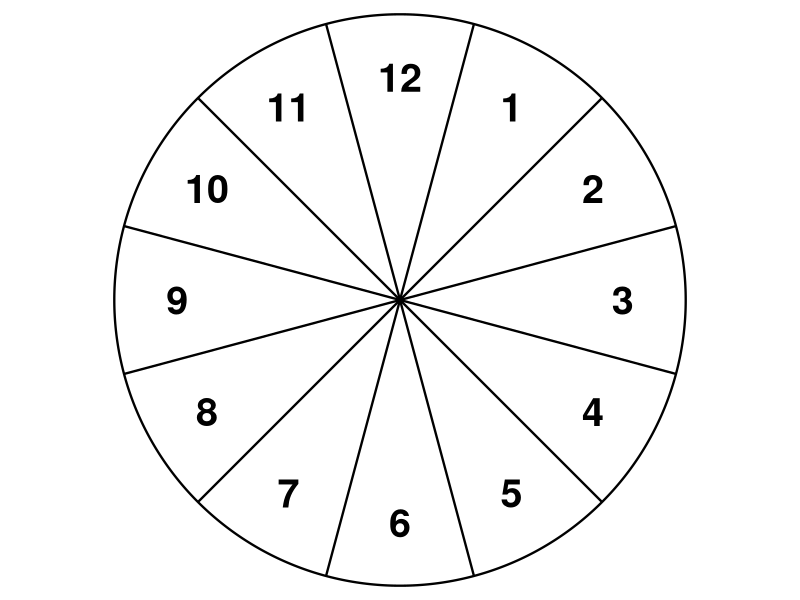
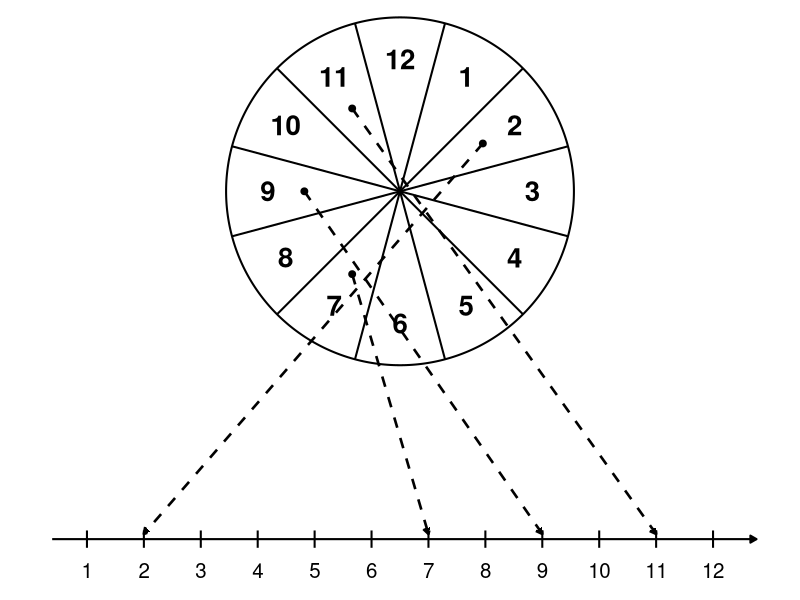
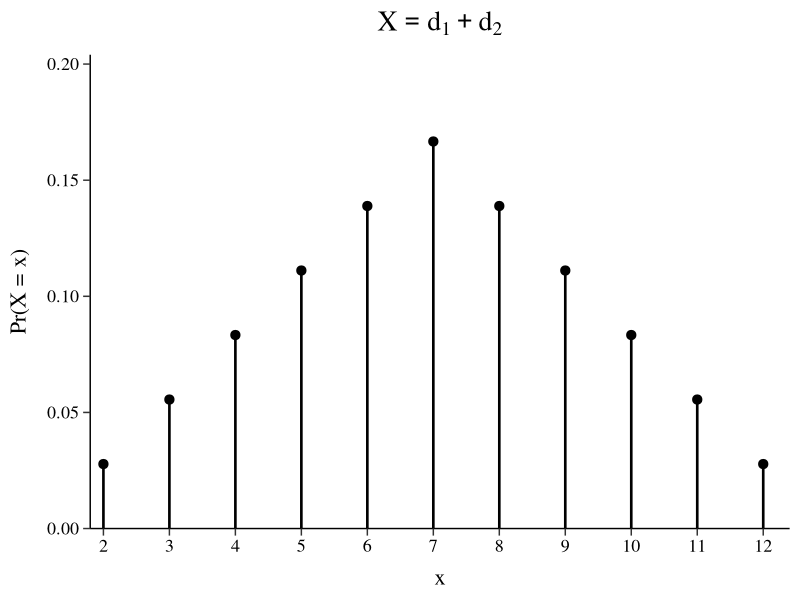
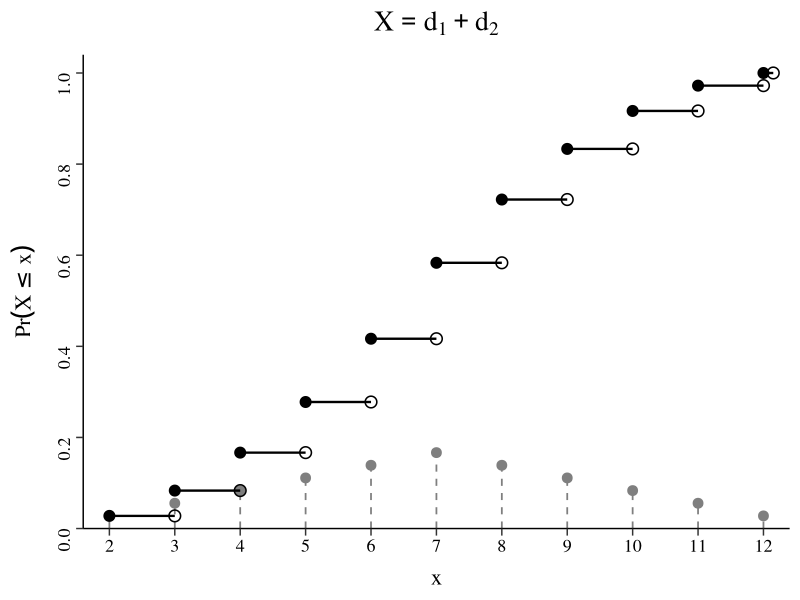
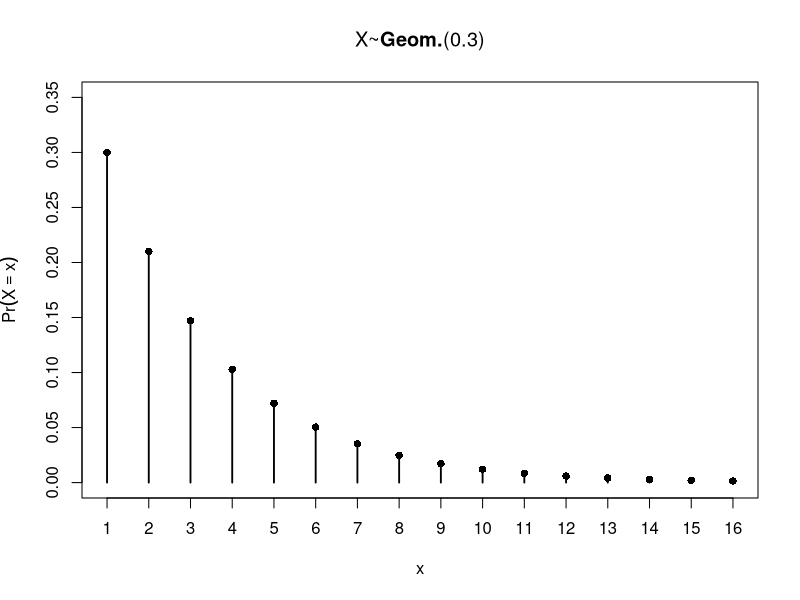
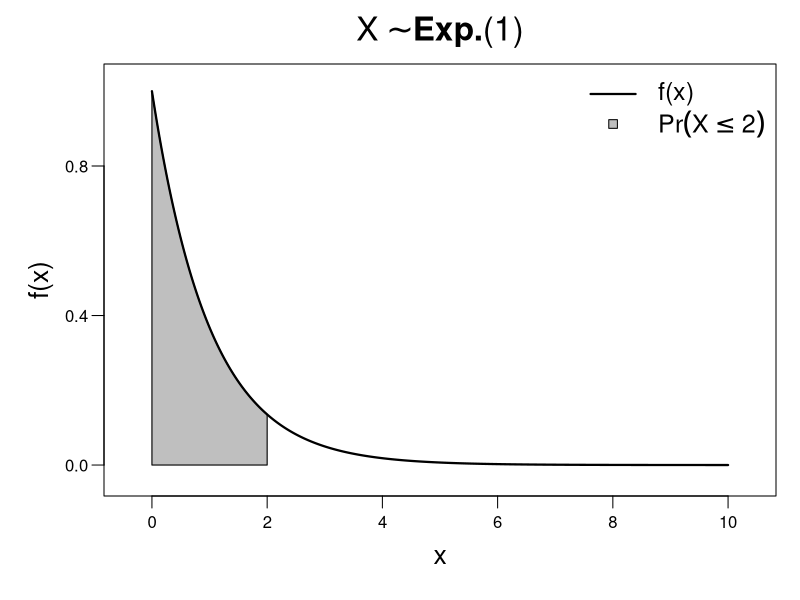
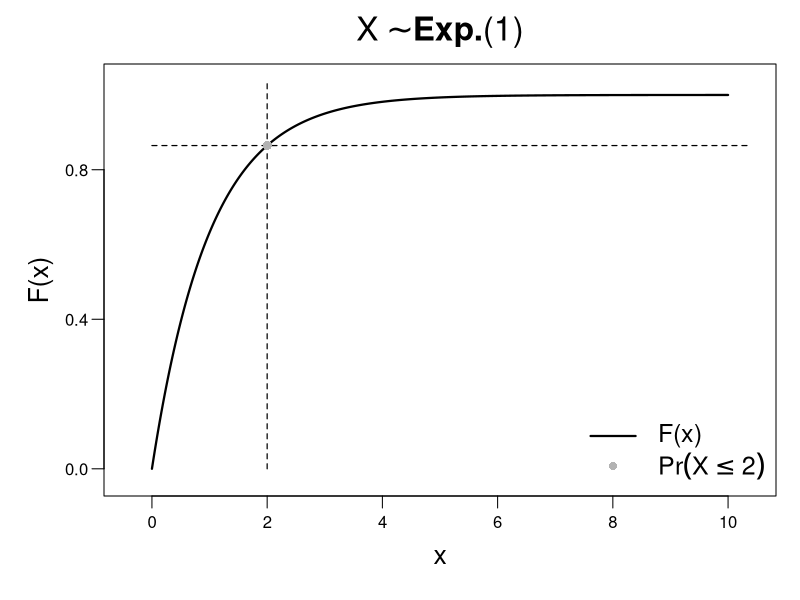
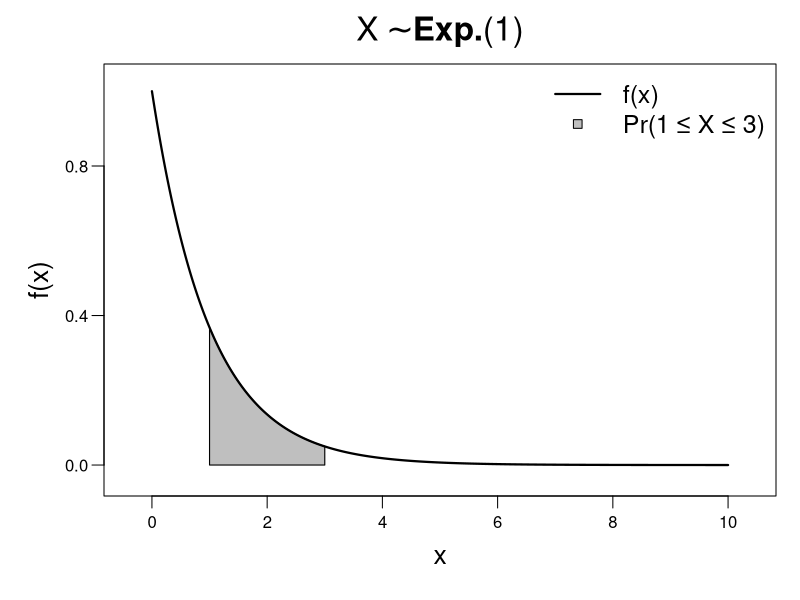

Here is the R script that generated these plots, in order:
## ---- chunk 1
#| echo: false
#| fig-width: 10
#| fig-height: 6.2
#| out-width: 50%
#| fig-align: center
#| warning: false
#| message: false
#| fig-format: svg

library(ggplot2)

n <- 12
raio <- 1
raio_texto <- 0.78
horas <- c(12, 1:11)

# Ângulos centrais de cada fatia (12 no topo, depois sentido horário)
ang_centros <- pi/2 - (0:(n - 1)) * 2*pi/n

# Linhas divisórias entre as fatias
ang_linhas <- pi/2 + pi/n - (0:(n - 1)) * 2*pi/n

# Contorno do círculo
circulo <- data.frame(
  x = raio * cos(seq(0, 2*pi, length.out = 500)),
  y = raio * sin(seq(0, 2*pi, length.out = 500))
)

# Linhas radiais
linhas <- data.frame(
  x = 0,
  y = 0,
  xend = raio * cos(ang_linhas),
  yend = raio * sin(ang_linhas)
)

# Números no meio de cada fatia
rotulos <- data.frame(
  hora = horas,
  x = raio_texto * cos(ang_centros),
  y = raio_texto * sin(ang_centros)
)

ggplot() +
  geom_polygon(
    data = circulo,
    aes(x, y),
    fill = "white",
    color = "black",
    linewidth = 0.8
  ) +
  geom_segment(
    data = linhas,
    aes(x = x, y = y, xend = xend, yend = yend),
    linewidth = 0.8,
    color = "black"
  ) +
  geom_text(
    data = rotulos,
    aes(x = x, y = y, label = hora),
    size = 10,
    family = "sans",
    fontface = "bold"
  ) +
  coord_equal(
    xlim = c(-1.05, 1.05),
    ylim = c(-1.05, 1.05),
    expand = FALSE,
    clip = "off"
  ) +
  theme_void() +
  theme(
    plot.background  = element_rect(fill = "transparent", color = NA),
    panel.background = element_rect(fill = "transparent", color = NA)
  )
## ---- chunk 2
#| echo: false
#| fig-width: 10
#| fig-height: 6.2
#| out-width: 80%
#| fig-align: center
#| warning: false
#| message: false
#| fig-format: svg

library(ggplot2)
library(grid)

n <- 12
raio <- 1
raio_texto <- 0.76
raio_seta  <- 0.55
horas <- c(12, 1:11)

# Centro do círculo
cx <- 0
cy <- 0.55

# Setores com setas
setores_com_setas <- c(11, 9, 7, 2)

# Ângulos
ang_centros <- pi/2 - (0:(n - 1)) * 2*pi/n
ang_linhas  <- pi/2 + pi/n - (0:(n - 1)) * 2*pi/n

# Contorno do círculo
circulo <- data.frame(
  x = cx + raio * cos(seq(0, 2*pi, length.out = 500)),
  y = cy + raio * sin(seq(0, 2*pi, length.out = 500))
)

# Linhas divisórias
linhas <- data.frame(
  x = cx,
  y = cy,
  xend = cx + raio * cos(ang_linhas),
  yend = cy + raio * sin(ang_linhas)
)

# Números no meio de cada fatia
rotulos <- data.frame(
  hora = horas,
  ang  = ang_centros,
  x = cx + raio_texto * cos(ang_centros),
  y = cy + raio_texto * sin(ang_centros)
)

# Reta numérica
eixo_y  <- -1.45
x_ticks <- seq(-1.8, 1.8, length.out = 12)

eixo <- data.frame(
  valor = 1:12,
  x = x_ticks,
  y = eixo_y
)

# Setas saindo de pontos internos dos setores
setas <- rotulos[match(setores_com_setas, rotulos$hora), c("hora", "ang")]
setas$x    <- cx + raio_seta * cos(setas$ang)
setas$y    <- cy + raio_seta * sin(setas$ang)
setas$xend <- x_ticks[match(setas$hora, 1:12)]
setas$yend <- eixo_y + 0.03

ggplot() +
  geom_polygon(
    data = circulo,
    aes(x, y),
    fill = "white",
    color = "black",
    linewidth = 0.7
  ) +
  geom_segment(
    data = linhas,
    aes(x = x, y = y, xend = xend, yend = yend),
    linewidth = 0.7,
    color = "black"
  ) +
  geom_text(
    data = rotulos,
    aes(x = x, y = y, label = hora),
    size = 7,
    family = "sans",
    fontface = "bold"
  ) +
  geom_segment(
    aes(
      x = min(x_ticks) - 0.2, y = eixo_y,
      xend = max(x_ticks) + 0.25, yend = eixo_y
    ),
    linewidth = 0.7,
    color = "black",
    arrow = arrow(length = unit(0.18, "cm"), type = "closed")
  ) +
  geom_segment(
    data = eixo,
    aes(x = x, y = y - 0.05, xend = x, yend = y + 0.05),
    linewidth = 0.7,
    color = "black"
  ) +
  geom_text(
    data = eixo,
    aes(x = x, y = y - 0.18, label = valor),
    size = 5.2,
    family = "sans"
  ) +
  geom_segment(
    data = setas,
    aes(x = x, y = y, xend = xend, yend = yend),
    linewidth = 0.9,
    color = "black",
    linetype = "dashed",
    arrow = arrow(length = unit(0.18, "cm"), type = "closed")
  ) +
  geom_point(
    data = setas,
    aes(x = x, y = y),
    size = 2,
    color = "black"
  ) +
  coord_equal(
    xlim = c(-2.25, 2.25),
    ylim = c(-1.8, 1.65),
    expand = FALSE,
    clip = "off"
  ) +
  theme_void() +
  theme(
    plot.background  = element_rect(fill = "transparent", color = NA),
    panel.background = element_rect(fill = "transparent", color = NA)
  )
## ---- chunk 3
#| echo: false
#| label: fig-fmp-dois-dados-ggplot
#| fig-cap: "Função massa de probabilidade de $X=d_1+d_2$."
#| fig-width: 6.5
#| fig-height: 4.8
#| warning: false
#| message: false

library(ggplot2)
library(scales)

df <- data.frame(
  x = 2:12,
  fx = c(1, 2, 3, 4, 5, 6, 5, 4, 3, 2, 1) / 36
)

ggplot(df, aes(x = x, y = fx)) +
  geom_linerange(aes(ymin = 0, ymax = fx), linewidth = 0.9, lineend = "round") +
  geom_point(size = 2.8) +
  scale_x_continuous(
    breaks = 2:12,
    expand = expansion(mult = c(0.02, 0.04))
  ) +
  scale_y_continuous(
    limits = c(0, .2),
    breaks = seq(0, 0.2, by = 0.05),
    labels = label_number(accuracy = 0.01),
    expand = expansion(mult = c(0, 0.02))
  ) +
  labs(
    title = expression(X == d[1] + d[2]),
    x = "x",
    y = "Pr(X = x)"
  ) +
  theme_classic(base_size = 15, base_family = "serif") +
  theme(
    plot.title = element_text(
      hjust = 0.5,
      size = 20,
      margin = margin(b = 10)
    ),
    axis.title.x = element_text(
      size = 16,
      margin = margin(t = 10)
    ),
    axis.title.y = element_text(
      size = 16,
      margin = margin(r = 12)
    ),
    axis.text = element_text(
      size = 13,
      colour = "black"
    ),
    axis.line = element_line(linewidth = 0.5),
    axis.ticks = element_line(linewidth = 0.5),
    axis.ticks.length = grid::unit(0.18, "cm")
  )
## ---- chunk 4
#| label: fig-pmf-cdf-dois-dados
#| fig-cap: "Em cinza, $f(x)=\\Pr(X=x)$; em preto, $F(x)=\\Pr(X \\le x)$, para $X=d_1+d_2$."
#| fig-width: 6.5
#| fig-height: 4.8
#| echo: false
#| warning: false
#| message: false

library(ggplot2)
library(scales)

df <- data.frame(
  x  = 2:12,
  fx = c(1, 2, 3, 4, 5, 6, 5, 4, 3, 2, 1) / 36
)

df$Fx <- cumsum(df$fx)
df$x_right <- c(3:12, 12.15)

ggplot(df, aes(x = x)) +
  # f(x): função massa de probabilidade
  geom_segment(
    aes(xend = x, y = 0, yend = fx),
    linewidth = 0.6,
    colour = "grey50",
    linetype = 2
  ) +
  geom_point(
    aes(y = fx),
    size = 3,
    colour = "grey50"
  ) +
  # F(x): função de distribuição acumulada
  geom_segment(
    aes(xend = x_right, y = Fx, yend = Fx),
    linewidth = 0.8,
    colour = "black"
  ) +
  geom_point(
    aes(y = Fx),
    size = 3.4,
    colour = "black"
  ) +
  geom_point(
    aes(x = x_right, y = Fx),
    shape = 1,
    size = 3.4,
    stroke = 0.8,
    colour = "black"
  ) +
  scale_x_continuous(
    breaks = 2:12,
    limits = c(1.6, 12.4),
    expand = expansion(mult = c(0, 0))
  ) +
  scale_y_continuous(
    limits = c(0, 1.04),
    breaks = seq(0, 1, by = 0.2),
    labels = label_number(accuracy = 0.1),
    expand = expansion(mult = c(0, 0))
  ) +
  labs(
    title = expression(X == d[1] + d[2]),
    x = "x",
    y = expression(Pr(X <= x))
  ) +
  theme_classic(base_size = 15, base_family = "serif") +
  theme(
    plot.title = element_text(
      hjust = 0.5,
      size = 20,
      margin = margin(b = 10)
    ),
    axis.title.x = element_text(
      size = 16,
      margin = margin(t = 10)
    ),
    axis.title.y = element_text(
      size = 16,
      margin = margin(r = 12)
    ),
    axis.text = element_text(
      size = 13,
      colour = "black"
    ),
    axis.text.y = element_text(angle = 90, vjust = 0.5),
    axis.line = element_line(linewidth = 0.5),
    axis.ticks = element_line(linewidth = 0.5),
    axis.ticks.length = grid::unit(0.18, "cm")
  )
## ---- chunk 5
#| echo: false

p <- 0.3
x <- 1:16
fx <- dgeom(x - 1, prob = p)  # em R, dgeom começa em 0

plot(
  x, fx,
  type = "h",
  lwd = 1.8,
  ylim = c(0, 0.35),
  xlab = "x",
  ylab = expression(Pr(X == x)),
  main = expression(X *"~"* bold(Geom.) * "(0.3)"),
  xaxt = "n"
)

points(x, fx, pch = 16, cex = 1)
axis(1, at = x)
## ---- chunk 6
#| fig-width: 6.4
#| fig-height: 4.7
#| echo: false
#| dev: png
#| dev.args: 
#|   bg: transparent

op <- par(
  bg  = "transparent",
  mar = c(5.2, 5.2, 3.2, 1.2),
  mgp = c(2.6, 0.8, 0),
  tcl = -0.6
)

# curva da fdp
x <- seq(0, 10, length.out = 1000)
y <- dexp(x, rate = 1)

plot(
  x, y,
  type = "n",
  xlim = c(-0.4, 10.4),
  ylim = c(-0.04, 1.03),
  xlab = "x",
  ylab = "f(x)",
  main = expression(X %~% bold("Exp.") * "(1)"),
  xaxt = "n",
  yaxt = "n",
  bty  = "o",
  cex.main = 2.0,
  cex.lab  = 1.6,
  cex.axis = 1.2
)

# área sombreada: P(X <= 2)
xs <- seq(0, 2, length.out = 400)
ys <- dexp(xs, rate = 1)

polygon(
  c(0, xs, 2),
  c(0, ys, 0),
  col = "gray75",
  border = "black",
  lwd = 1.1
)

# curva da densidade
lines(x, y, lwd = 2.2)

# eixos
axis(1, at = c(0, 2, 4, 6, 8, 10), labels = c(0, 2, 4, 6, 8, 10))
axis(2, at = c(0.0, 0.4, 0.8), labels = c("0.0", "0.4", "0.8"), las = 2)

# legenda
legend(
  "topright",
  legend = c("f(x)", expression(Pr(X <= 2))),
  lty    = c(1, NA),
  lwd    = c(2.2, NA),
  pch    = c(NA, 22),
  pt.bg  = c(NA, "gray75"),
  pt.cex = c(NA, 1.3),
  bty    = "n",
  cex    = 1.5
)

par(op)
## ---- chunk 7
#| fig-width: 6.4
#| fig-height: 4.7
#| echo: false
#| dev: png
#| dev.args:
#|   bg: transparent

op <- par(
  bg  = "transparent",
  mar = c(5.2, 5.2, 3.2, 1.2),
  mgp = c(2.6, 0.8, 0),
  tcl = -0.6
)

# curva da fda
x <- seq(0, 10, length.out = 1000)
F_x <- pexp(x, rate = 1)

# ponto de interesse
x0 <- 2
y0 <- pexp(x0, rate = 1)

plot(
  x, F_x,
  type = "n",
  xlim = c(-0.4, 10.4),
  ylim = c(-0.03, 1.04),
  xlab = "x",
  ylab = "F(x)",
  main = expression(X %~% bold("Exp.") * "(1)"),
  xaxt = "n",
  yaxt = "n",
  bty  = "o",
  cex.main = 2.0,
  cex.lab  = 1.6,
  cex.axis = 1.2
)

# curva da fda
lines(x, F_x, lwd = 2.2)

# linhas tracejadas
segments(x0, 0, x0, 1.04, lty = 2, lwd = 1.2)
segments(0, y0, 10.4, y0, lty = 2, lwd = 1.2)

# ponto em x = 2
points(x0, y0, pch = 16, cex = 1.2, col = "gray70")

# eixos
axis(1, at = c(0, 2, 4, 6, 8, 10), labels = c(0, 2, 4, 6, 8, 10))
axis(2, at = c(0.0, 0.4, 0.8), labels = c("0.0", "0.4", "0.8"), las = 2)

# legenda
legend(
  "bottomright",
  legend = c("F(x)", expression(Pr(X <= 2))),
  lty    = c(1, NA),
  lwd    = c(2.2, NA),
  pch    = c(NA, 16),
  col    = c("black", "gray70"),
  pt.cex = c(NA, 1.1),
  bty    = "n",
  cex    = 1.5
)

par(op)
## ---- chunk 8
#| fig-width: 6.4
#| fig-height: 4.7
#| echo: false
#| dev: png
#| dev.args:
#|   bg: transparent

op <- par(
  bg  = "transparent",
  mar = c(5.2, 5.2, 3.2, 1.2),
  mgp = c(2.6, 0.8, 0),
  tcl = -0.6
)

# curva da fdp
x <- seq(0, 10, length.out = 1000)
y <- dexp(x, rate = 1)

plot(
  x, y,
  type = "n",
  xlim = c(-0.4, 10.4),
  ylim = c(-0.04, 1.03),
  xlab = "x",
  ylab = "f(x)",
  main = expression(X %~% bold("Exp.") * "(1)"),
  xaxt = "n",
  yaxt = "n",
  bty  = "o",
  cex.main = 2.0,
  cex.lab  = 1.6,
  cex.axis = 1.2
)

# área sombreada: P(1 <= X <= 3)
xs <- seq(1, 3, length.out = 400)
ys <- dexp(xs, rate = 1)

polygon(
  c(1, xs, 3),
  c(0, ys, 0),
  col = "gray75",
  border = "black",
  lwd = 1.1
)

# curva da densidade
lines(x, y, lwd = 2.2)

# eixos
axis(1, at = c(0, 2, 4, 6, 8, 10), labels = c(0, 2, 4, 6, 8, 10))
axis(2, at = c(0.0, 0.4, 0.8), labels = c("0.0", "0.4", "0.8"), las = 2)

# legenda
legend(
  "topright",
  legend = c("f(x)", "Pr(1 ≤ X ≤ 3)"),
  lty    = c(1, NA),
  lwd    = c(2.2, NA),
  pch    = c(NA, 22),
  pt.bg  = c(NA, "gray75"),
  pt.cex = c(NA, 1.3),
  bty    = "n",
  cex    = 1.5
)

par(op)
## ---- chunk 9
#| fig-width: 6.4
#| fig-height: 4.7
#| echo: false
#| dev: png
#| dev.args:
#|   bg: transparent

a <- 2
b <- 6

stopifnot(a < b)

op <- par(
  bg  = "transparent",
  mar = c(5.2, 5.2, 3.2, 1.2),
  mgp = c(2.6, 0.8, 0),
  tcl = -0.6
)

h <- 1 / (b - a)
xmin <- a - 0.8 * (b - a)
xmax <- b + 0.8 * (b - a)

plot(
  NA,
  xlim = c(xmin, xmax),
  ylim = c(-0.02, 1.15 * h),
  xlab = "x",
  ylab = "f(x)",
  main = expression(X %~% bold("Unif.") * "(a,b)"),
  xaxt = "n",
  yaxt = "n",
  bty  = "o",
  cex.main = 2.0,
  cex.lab  = 1.6,
  cex.axis = 1.2
)

# fdp
segments(xmin, 0, a, 0, lwd = 2.2)
segments(a, h, b, h, lwd = 2.2)
segments(b, 0, xmax, 0, lwd = 2.2)
segments(a, 0, a, h, lwd = 2.2, lty = 2)
segments(b, 0, b, h, lwd = 2.2, lty = 2)

# eixos
axis(1, at = c(a, b), labels = c("a", "b"))
axis(2, at = h, labels = expression(frac(1, b - a)), las = 2)

par(op)
## ---- chunk 10
beta = 1
q = 0.5
xsim = rexp(1e6, rate=1/beta)
print(quantile(xsim, probs=q))
print(-beta*log(1-q))
## ---- chunk 11
#| echo: false

library(ggplot2)

beta <- 1
L <- 3 * beta

# FDA: F(x) = 1 - exp(-x/beta)
cdf_df <- data.frame(
  x = seq(0, L, length.out = 500)
)
cdf_df$y <- 1 - exp(-cdf_df$x / beta)

# Função quantílica: Q(p) = -beta * log(1 - p)
p_max <- 1 - exp(-L / beta)
quant_df <- data.frame(
  x = seq(0, p_max, length.out = 500)
)
quant_df$y <- -beta * log(1 - quant_df$x)

ggplot() +
  geom_line(
    data = cdf_df,
    aes(x = x, y = y, color = "FDA"),
    linewidth = 1.2
  ) +
  geom_line(
    data = quant_df,
    aes(x = x, y = y, color = "Função quantílica"),
    linewidth = 1.2
  ) +
  geom_abline(
    aes(slope = 1, intercept = 0, color = "y = x"),
    linetype = "dashed",
    linewidth = 1
  ) +
  coord_fixed(xlim = c(0, L), ylim = c(0, L)) +
  scale_color_manual(
    values = c(
      "FDA" = "#1f77b4",
      "Função quantílica" = "#d95f02",
      "y = x" = "#2ca02c"
    ),
    breaks = c("FDA", "Função quantílica", "y = x"),
    labels = c(
      "FDA: F(x) = 1 - exp(-x/beta)",
      "Quantílica: Q(p) = -beta log(1 - p)",
      "y = x"
    )
  ) +
  labs(
    title = paste0("FDA e função quantílica da exponencial (beta = ", beta, ")"),
    x = "x",
    y = "Pr(X≤x)",
    color = NULL
  ) +
  theme_minimal(base_size = 14) +
  theme(
    legend.position = "bottom",
    plot.title = element_text(hjust = 0.5)
  )
## ---- chunk 12
beta = 3
dexp(x=0.5, rate=1/beta)
## ---- chunk 13
beta = 3
x_range = seq(from=0.1, to=5, by=0.1)
dexp(x=x_range, rate=1/beta)
## ---- chunk 14
beta=3
x_range = seq(from=0.1, to=beta*3, by=0.1)
fdp_x_range = dexp(x=x_range, rate=1/beta)
plot(x=x_range, # valores do eixo x
     y=fdp_x_range, # valores do eixo y
     t="l", # tipo do gráfico é "line"
     xlab="x", # label do eixo x
     ylab="f(x)", # label do eixo y
     main="X~Exp.(3)") # título principal da figura
## ---- chunk 15
n = 3
p = 0.4
dbinom(2, size=n, prob=p)
